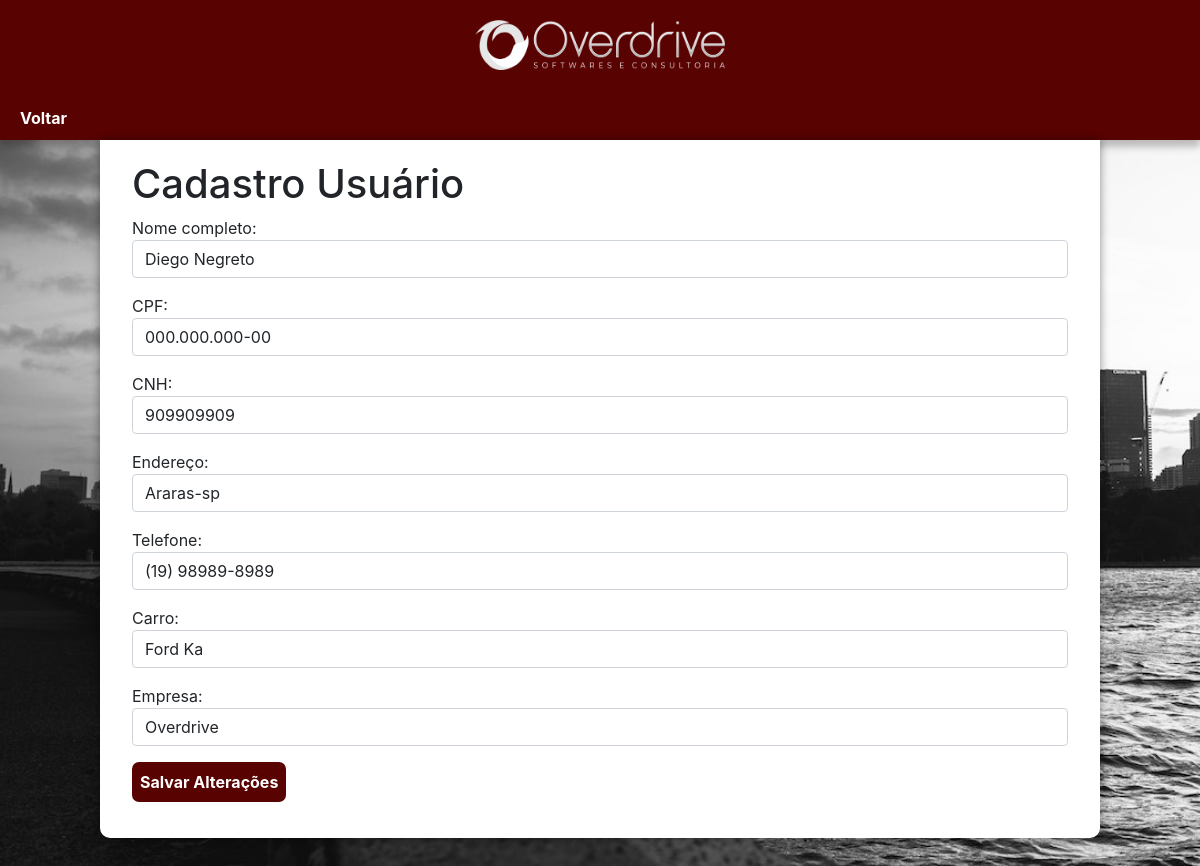
Screenshot of /restrito/cadastro_edit.php?id=1 with the database file from the repository.
### tables this page shows
CREATE TABLE `usuarios` (
  `cod_pessoa` int(11) NOT NULL,
  `nome` varchar(200) NOT NULL,
  `cpf` varchar(30) DEFAULT NULL,
  `cnh` varchar(15) NOT NULL,
  `endereco` varchar(200) NOT NULL,
  `telefone` varchar(16) NOT NULL,
  `carro` varchar(35) NOT NULL,
  `empresa` varchar(255) NOT NULL,
  `senha` char(32) NOT NULL
);

### restrito/cadastro_edit.php (the view, shortened to what this page needs)
<!doctype html>
<html lang="pt-br">
<head>
  <link rel="stylesheet" href="estilo_restrito/styleindex.css">
  <link href="https://cdn.jsdelivr.net/npm/bootstrap@5.1.3/dist/css/bootstrap.min.css" rel="stylesheet">
</head>
<body>
<header>
      <div class="logo">
        <img src="../imagens/logo.png" class="logo" alt="Logo Overdrive">
      </div>
</header>
<nav>
    <a href="pesquisa.php"> Voltar</a>
</nav>
  <?php
  include_once 'conexao.php';
  $id = $_GET['id'] ?? '';
  $sql = "SELECT * FROM usuarios WHERE cod_pessoa = $id";
  $dados = mysqli_query($conn, $sql);
  $linha = mysqli_fetch_assoc($dados);
  ?>
<main>
  <div class="container">
    <div class="row">
      <div class="col">
        <h1>Cadastro Usuário</h1>
        <form action="edit_script.php" method="POST">
          <div class="mb-3">
            <label for="nome">Nome completo:</label>
            <input type="text" class="form-control" name="nome" required value="<?php echo $linha['nome']; ?>">
          </div>
          <div class="mb-3">
            <label>CPF:</label>
            <input type="text" id="cpf" class="form-control" name="cpf" required value="<?php echo $linha['cpf']; ?>">
          </div>
          <div class="mb-3">
            <label>CNH:</label>
            <input type="text" class="form-control" name="cnh" required value="<?php echo $linha['cnh']; ?>">
          </div>
          <div class="mb-3">
            <label>Endereço:</label>
            <input type="text" class="form-control" name="endereco" required value="<?php echo $linha['endereco']; ?>">
          </div>
          <div class="mb-3">
            <label>Telefone:</label>
            <input type="text" id="tel" class="form-control" name="telefone" required value="<?php echo $linha['telefone']; ?>">
          </div>
          <div class="mb-3">
            <label>Carro:</label>
            <input type="text" class="form-control" name="carro" required value="<?php echo $linha['carro']; ?>">
          </div>
          <div class="mb-3">
            <label>Empresa:</label>
            <input type="text" class="form-control" name="empresa" required value="<?php echo $linha['empresa']; ?>">
          </div>
          <div class="mb-3">
            <input type="submit" class="botao6" value="Salvar Alterações">
          </div>
        </form>
      </div>
    </div>
  </div>
</main>
</body>
</html>

### restrito/estilo_restrito/styleindex.css (style rules this page uses)
* { font-family: -apple-system, BlinkMacSystemFont, 'Segoe UI', Roboto, Oxygen, Ubuntu, Cantarell, 'Open Sans', 'Helvetica Neue', sans-serif; padding: 0px; margin: 0px; box-sizing: border-box; }
body, html { background-image: url('../../imagens/background001.jpg'); background-size: cover; position: relative; height: 100%; width: 100%; overflow-x:hidden; }
header { background-color:#590202; height: 12vh; width: 100vw; }
header > div > img { height: 50px; width: 250px; margin: auto; margin-top: 20px; margin-bottom: 10px; text-align: center; }
div.logo { text-align: center; }
nav { background-color: #590202; padding: 10px; box-shadow: 0px 7px 7px rgba(0, 0, 0, 0.24); }
nav > a { color: white; text-decoration: none; padding: 10px; font-weight: bold; border-radius: 5px; transition-duration: .5s; }
body { background-color: rgb(150, 150, 150); }
main { background-color: white; min-width: 300px; max-width: 1000px; margin: auto; margin-bottom: 30px; padding: 20px; box-shadow: 0px 0px 10px rgba(0, 0, 0, 0.438); border-bottom-left-radius: 10px; border-bottom-right-radius: 10px; }
input.botao6 { text-align: center; font-size: 1em; font-weight: bolder; height: 40px; padding: 5px; background-color: #590202; color: white; border: 3px solid #590202; border-radius: 7px; text-decoration: none; }

### rows the page displays
usuarios: nome "Diego Negreto", cpf "000.000.000-00", cnh "909909909", endereco "Araras-sp", telefone "(19) 98989-8989", carro "Ford Ka", empresa "Overdrive"
